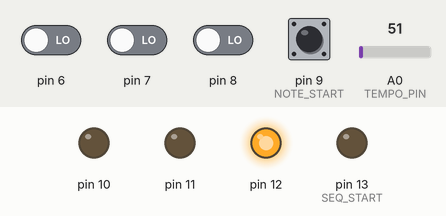
The sketch below on a simulated Arduino Uno, built with avr-gcc and run on an emulated ATmega328P. On the bench: output pins drawn as LEDs (lit = HIGH). The test bench sets the inputs (shaded band); at power-on: pin 6–8, pin 9 (NOTE_START) LOW, A0 (TEMPO_PIN) = 51. What the sketch prints to the serial monitor is not drawn.

Above: at 1.6 s.
1.7 s: pin 6 driven HIGH
At 3.0 s:
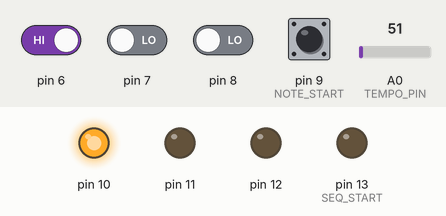
8.1 s: pin 7 driven HIGH
At 8.9 s:
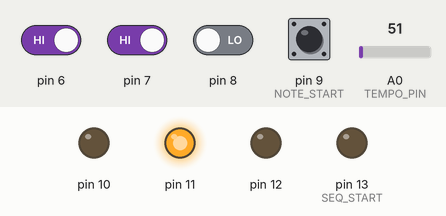
11.6 s: pin 8 driven HIGH
At 13.9 s:
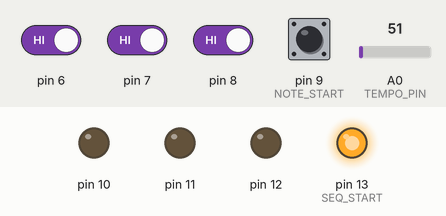
19.8 s: pin 9 (NOTE_START) pulled HIGH for 1 s
23.3 s: pin 6 driven LOW
Timing chart, 0 to 31.6 s (numbered marks = the images above; inputs shaded):
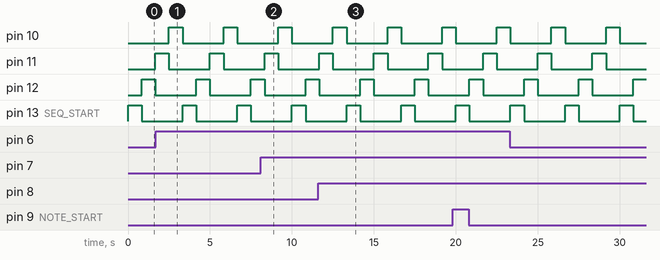

Measured:
- by itself, pin 10–12, pin 13 (SEQ_START): alternates HIGH for 0.83 s and LOW for 2.5 s

The sketch:

sequencer.ino
```cpp
#define SEQ_START 13
#define SEQ_COUNT 4

#define NOTE_START 9
#define NOTE_COUNT 4

#define TEMPO_PIN A0
#define TEMPO_MIN 60
#define TEMPO_MAX 300

#define NOTE_C3 0x30
#define NOTE_Eb3 0x33
#define NOTE_G3 0x37
#define NOTE_C4 0x3C


void setup() {
  // Sequence pins as an output.
  for (int i = 0; i < SEQ_COUNT; i++) {
    pinMode(SEQ_START - i, OUTPUT);
  }

  // Note pins as input.
  for (int i = 0; i < NOTE_COUNT; i++) {
    pinMode(NOTE_START - i, INPUT);
  }

  // Set to MIDI baud rate.
  Serial.begin(31250);
}

void loop() {
  // Do the sequence on tempo.
  for (int i = 0; i < SEQ_COUNT; i++) {
    // Get sequence and note pins.
    int seq_pin = SEQ_START - i;
    int note_pin = NOTE_START - i;

    // Play note if enabled.
    digitalWrite(seq_pin, HIGH);
    float tempo_delay = tempoDelay();
    if (digitalRead(note_pin) == HIGH) {
      playNote(i, tempo_delay);
    } else {
      // Delay to keep on tempo.
      delay(tempo_delay);
    }

    // Move to next note.
    digitalWrite(seq_pin, LOW);
  }
}

// Get tempo delay based on analog pot read.
float tempoDelay() {
  float tempo_input = analogRead(TEMPO_PIN);
  float tempo_mult = tempo_input / (float)1023;
  float tempo = TEMPO_MIN + tempo_mult * (TEMPO_MAX - TEMPO_MIN);
  float delay_ms = 60 / tempo * 1000;

  return delay_ms;
}

// Plays a MIDI note given an input pin.
void playNote(int note, float tempo_delay) {
  int note_value = NOTE_C3;
  switch(note) {
    case 0: note_value = NOTE_C3; break;
    case 1: note_value = NOTE_Eb3; break;
    case 2: note_value = NOTE_G3; break;
    case 3: note_value = NOTE_C4; break;
  }

  Serial.write(0x90);
  Serial.write(note_value);
  Serial.write(0x45);
  delay(tempo_delay);
  Serial.write(0x90);
  Serial.write(note_value);
  Serial.write(0x00);
}
```
